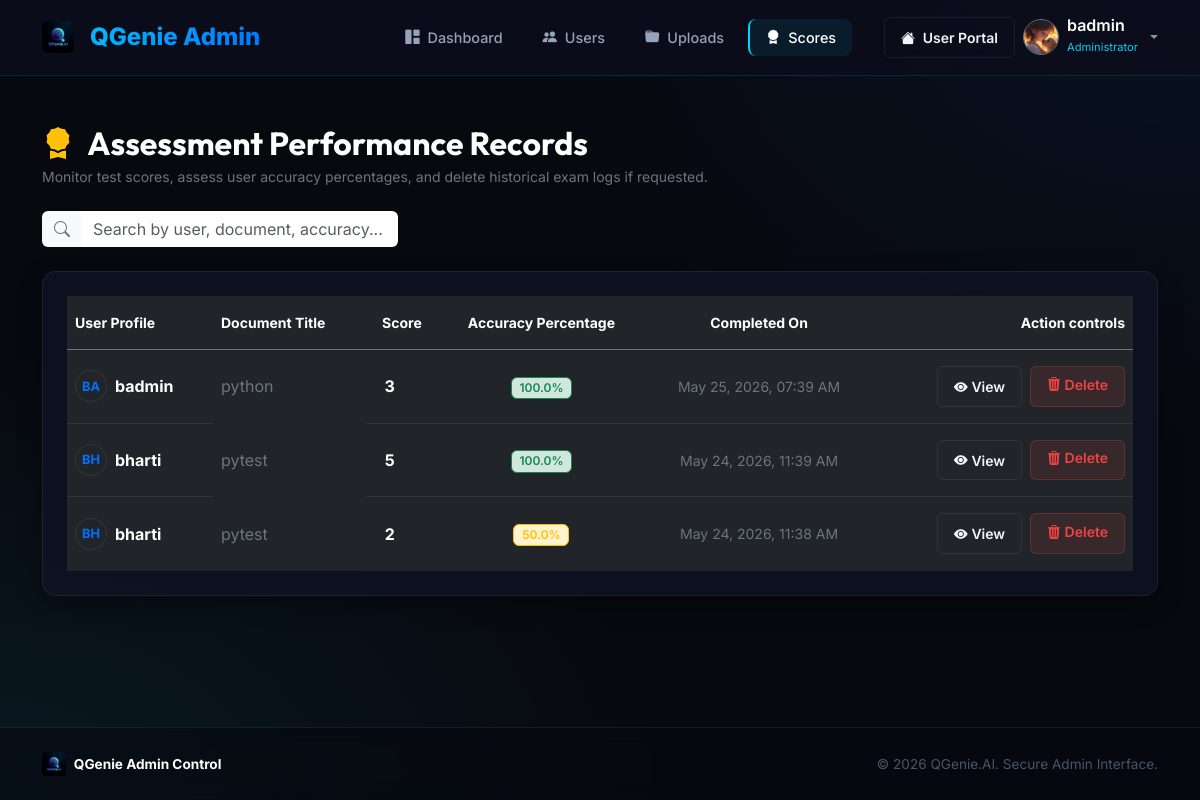
The app's page /admin-panel/results/ (signed in) with its own data.
### QGenieAIapp/models.py (models this page shows, shortened)
class UserProfile(models.Model):
    THEME_CHOICES = [
        ('indigo', 'Indigo Glow'),
        ('emerald', 'Emerald Forest'),
        ('rose', 'Rose Quartz'),
        ('amber', 'Amber Gold'),
        ('dark', 'Midnight Dark'),
    ]
    THEME_MODE_CHOICES = [
        ('light', 'Light Mode'),
        ('dark', 'Dark Mode'),
        ('night', 'Night Mode'),
    ]
    user = models.OneToOneField(User, on_delete=models.CASCADE, related_name='profile')
    avatar = models.ImageField(upload_to='avatars/', blank=True, null=True)
    theme = models.CharField(max_length=20, choices=THEME_CHOICES, default='indigo')
    theme_mode = models.CharField(max_length=20, choices=THEME_MODE_CHOICES, default='dark')

class QuizResult(models.Model):
    user = models.ForeignKey(User, on_delete=models.CASCADE, related_name='quiz_results')
    file = models.ForeignKey(UploadedFile, on_delete=models.SET_NULL, null=True, blank=True)
    score = models.IntegerField(default=0)
    total_questions = models.IntegerField(default=0)
    percentage = models.FloatField(default=0.0)
    selected_answers_json = models.TextField(blank=True, null=True)  # Stores JSON of user answers for historical view
    date_taken = models.DateTimeField(auto_now_add=True)

class UploadedFile(models.Model):
    FILE_TYPES = [
        ('PDF', 'PDF Document'),
        ('TXT', 'Plain Text File'),
    ]
    user = models.ForeignKey(User, on_delete=models.CASCADE, related_name='uploaded_files')
    file = models.FileField(upload_to='uploads/')
    title = models.CharField(max_length=255)
    file_type = models.CharField(max_length=10, choices=FILE_TYPES)
    include_answers = models.BooleanField(default=True)
    uploaded_at = models.DateTimeField(auto_now_add=True)
    summary_markdown = models.TextField(blank=True, null=True)
    detected_topic = models.CharField(max_length=100, blank=True, null=True)
    difficulty = models.CharField(max_length=20, default='medium')

### QGenieAIapp/views.py (the view)
# urls.py: path('admin-panel/results/', views.admin_manage_results_view, name='admin_manage_results'),
@login_required
def admin_manage_results_view(request):
    if not request.user.is_staff:
        messages.error(request, "Access denied. Administrative privileges required.")
        return redirect('dashboard')
    results = QuizResult.objects.all().order_by('-date_taken')
    return render(request, 'admin_panel/manage_results.html', {'results': results})

### templates/admin_panel/manage_results.html (shortened to what this page needs)
{% extends 'admin_panel/admin_base.html' %}
{% block content %}
<div class="row mb-4">
    <div class="col-12">
        <h2 class="text-white fw-bold mb-1"><i class="bi bi-award-fill text-warning me-2"></i> Assessment Performance Records</h2>
        <p class="text-secondary small mb-0">Monitor test scores, assess user accuracy percentages, and delete historical exam logs if requested.</p>
    </div>
</div>
<div class="row mb-4">
    <div class="col-md-6 col-lg-4">
        <div class="input-group">
            <span class="input-group-text bg-dark-input text-secondary border-0" style="border-top-right-radius: 0 !important; border-bottom-right-radius: 0 !important;"><i class="bi bi-search"></i></span>
            <input type="text" class="form-control bg-dark-input border-0" id="adminSearch" placeholder="Search by user, document, accuracy..." style="border-top-left-radius: 0 !important; border-bottom-left-radius: 0 !important;">
        </div>
    </div>
</div>
<div class="row">
    <div class="col-12">
        <div class="card admin-card p-4">
            <div class="table-responsive">
                <table class="table table-dark table-hover align-middle admin-table mb-0" id="searchableTable">
                    <thead>
                        <tr class="text-secondary small">
                            <th scope="col" class="border-secondary py-3">User Profile</th>
                            <th scope="col" class="border-secondary py-3">Document Title</th>
                            <th scope="col" class="border-secondary py-3 text-center">Score</th>
                            <th scope="col" class="border-secondary py-3 text-center">Accuracy Percentage</th>
                            <th scope="col" class="border-secondary py-3 text-center">Completed On</th>
                            <th scope="col" class="border-secondary py-3 text-end">Action controls</th>
                        </tr>
                    </thead>
                    <tbody>
                        {% for r in results %}
                            <tr>
                                <td class="py-3 fw-bold text-white">
                                    <div class="d-flex align-items-center gap-2">
                                        <div class="bg-dark rounded-circle d-flex align-items-center justify-content-center" style="width: 32px; height: 32px; border: 1px solid var(--border-glass); color: var(--accent-secondary); font-weight: 700; font-size: 0.8rem;">
                                            {{ r.user.username|slice:":2"|upper }}
                                        </div>
                                        <span>{{ r.user.username }}</span>
                                    </div>
                                </td>
                                <td class="py-3 text-secondary text-truncate" style="max-width: 200px;">
                                    <span title="{{ r.file.title }}">{{ r.file.title|default:"Deleted Document" }}</span>
                                </td>
                                <td class="py-3 text-center text-white font-semibold">
                                    <span class="fw-bold">{{ r.score }}</span> <span class="text-muted">/ {{ r.total_questions }}</span>
                                </td>
                                <td class="py-3 text-center">
                                    <span class="badge {% if r.percentage >= 80 %}bg-success-subtle text-success border border-success{% elif r.percentage >= 60 %}bg-info-subtle text-info border border-info{% else %}bg-warning-subtle text-warning border border-warning{% endif %} px-2.5 py-1.5 fw-semibold" style="font-size: 0.75rem;">
                                        {{ r.percentage }}%
                                    </span>
                                </td>
                                <td class="py-3 text-center text-secondary small">{{ r.date_taken|date:"M d, Y, h:i A" }}</td>
                                <td class="py-3 text-end">
                                    <div class="d-flex justify-content-end gap-2">
                                        <a href="{% url 'quiz_result' r.id %}" class="btn btn-admin-outline btn-sm py-1.5 px-3">
                                            <i class="bi bi-eye-fill"></i> View
                                        </a>
                                        <a href="{% url 'admin_delete_result' r.id %}" class="btn btn-admin-danger btn-sm py-1.5 px-3 confirm-delete" data-item="this assessment history log">
                                            <i class="bi bi-trash3-fill"></i> Delete
                                        </a>
                                    </div>
                                </td>
                            </tr>
                        {% empty %}
                            <tr>
                                <td colspan="6" class="text-center py-5 text-muted">
                                    <i class="bi bi-award fs-2 mb-2 d-block"></i> No quiz scoring attempts found on the system.
                                </td>
                            </tr>
                        {% endfor %}
                    </tbody>
                </table>
            </div>
        </div>
    </div>
</div>
{% endblock %}

### templates/admin_panel/admin_base.html (shortened to what this page needs)
{% load static %}
<!DOCTYPE html>
<html lang="en">
<head>
    <link href="https://cdn.jsdelivr.net/npm/bootstrap@5.3.0/dist/css/bootstrap.min.css" rel="stylesheet">
    <link rel="stylesheet" href="https://cdn.jsdelivr.net/npm/bootstrap-icons@1.10.5/font/bootstrap-icons.css">
    <link rel="stylesheet" href="{% static 'css/admin.css' %}">
</head>
<body>
    <nav class="navbar navbar-expand-lg navbar-dark navbar-admin">
        <div class="container">
            <a class="navbar-brand navbar-brand-admin" href="{% url 'admin_dashboard' %}">
                <img src="{% static 'img/logo.png' %}" alt="QGenie Logo" height="32" class="me-2 align-middle" style="border-radius: 6px;"> <span class="align-middle">QGenie Admin</span>
            </a>
            <div class="collapse navbar-collapse" id="adminNavbar">
                <ul class="navbar-nav ms-auto align-items-center gap-2 mt-3 mt-lg-0">
                    <li class="nav-item">
                        <a class="nav-link nav-link-admin {% if request.resolver_match.url_name == 'admin_dashboard' %}active{% endif %}" href="{% url 'admin_dashboard' %}">
                            <i class="bi bi-grid-1x2-fill me-1"></i> Dashboard
                        </a>
                    </li>
                    <li class="nav-item">
                        <a class="nav-link nav-link-admin {% if request.resolver_match.url_name == 'admin_manage_users' %}active{% endif %}" href="{% url 'admin_manage_users' %}">
                            <i class="bi bi-people-fill me-1"></i> Users
                        </a>
                    </li>
                    <li class="nav-item">
                        <a class="nav-link nav-link-admin {% if request.resolver_match.url_name == 'admin_manage_files' %}active{% endif %}" href="{% url 'admin_manage_files' %}">
                            <i class="bi bi-folder-fill me-1"></i> Uploads
                        </a>
                    </li>
                    <li class="nav-item">
                        <a class="nav-link nav-link-admin {% if request.resolver_match.url_name == 'admin_manage_results' %}active{% endif %}" href="{% url 'admin_manage_results' %}">
                            <i class="bi bi-award-fill me-1"></i> Scores
                        </a>
                    </li>
                    <li class="nav-item ms-lg-4 d-flex align-items-center gap-2">
                        <a href="{% url 'dashboard' %}" class="btn btn-admin-outline btn-sm py-1.5 px-3 d-none d-lg-inline-block" title="Return to User Portal">
                            <i class="bi bi-house-fill me-1"></i> User Portal
                        </a>
                        <div class="dropdown">
                            <a class="nav-link dropdown-toggle d-flex align-items-center gap-2 text-decoration-none" href="#" id="adminDropdown" role="button" data-bs-toggle="dropdown" aria-expanded="false" style="padding: 0;">
                                {% if request.user.profile.avatar %}
                                    <img src="{{ request.user.profile.avatar.url }}" alt="Admin Avatar" class="rounded-circle border border-secondary" style="width: 36px; height: 36px; object-fit: cover;">
                                {% endif %}
                                <div class="d-none d-lg-block">
                                    <span class="text-white d-block hover-indigo lh-1" style="font-weight: 600;">{{ request.user.username }}</span>
                                    <span class="text-info small lh-1" style="font-size: 0.7rem;">Administrator</span>
                                </div>
                            </a>
                        </div>
                    </li>
                </ul>
            </div>
        </div>
    </nav>
    <div class="container my-5 flex-grow-1">
        {% block content %}{% endblock %}
    </div>
    <footer>
        <div class="container text-center">
            <div class="d-flex flex-column flex-md-row justify-content-between align-items-center gap-3">
                <div>
                    <img src="{% static 'img/logo.png' %}" alt="QGenie Logo" height="24" class="me-1 align-middle" style="border-radius: 4px;"> <span class="text-white fw-bold align-middle">QGenie Admin Control</span>
                </div>
                <div>
                    &copy; 2026 QGenie.AI. Secure Admin Interface.
                </div>
            </div>
        </div>
    </footer>
</body>
</html>

### static/css/admin.css (style rules this page uses)
:root { --bg-color: #08090f; --bg-card: rgba(17, 20, 38, 0.7); --bg-glass: rgba(12, 14, 28, 0.85); --border-glass: rgba(255, 255, 255, 0.07); --accent-primary: #00d2ff; --accent-secondary: #0072ff; --accent-glow: rgba(0, 210, 255, 0.12); --text-primary: #f1f5f9; --text-secondary: #94a3b8; --text-muted: #475569; }
body { background-color: var(--bg-color); color: var(--text-primary); font-family: 'Inter', sans-serif; min-height: 100vh; display: flex; flex-direction: column; overflow-x: hidden; background-image: radial-gradient(at 0% 100%, rgba(0, 210, 255, 0.08) 0px, transparent 40%), radial-gradient(at 100% 0%, rgba(0, 114, 255, 0.08) 0px, transparent 40%); background-attachment: fixed; }
h1, h2, h3, h4, h5, h6, .display-font { font-family: 'Outfit', sans-serif; font-weight: 600; }
.navbar-admin { background: var(--bg-glass); backdrop-filter: blur(16px); -webkit-backdrop-filter: blur(16px); border-bottom: 1px solid rgba(0, 210, 255, 0.15); padding: 0.9rem 0; z-index: 1000; }
.navbar-brand-admin { font-size: 1.5rem; font-weight: 800; background: linear-gradient(135deg, var(--accent-primary) 0%, var(--accent-secondary) 100%); -webkit-background-clip: text; -webkit-text-fill-color: transparent; display: flex; align-items: center; gap: 0.5rem; }
.nav-link-admin { color: var(--text-secondary); font-weight: 500; font-size: 0.9rem; padding: 0.5rem 1rem !important; border-radius: 8px; transition: all 0.3s ease; }
.nav-link-admin:hover, .nav-link-admin.active { color: var(--text-primary); background: rgba(0, 210, 255, 0.08); }
.nav-link-admin.active { border-left: 2px solid var(--accent-primary); }
.admin-card { background: var(--bg-card); backdrop-filter: blur(12px); -webkit-backdrop-filter: blur(12px); border: 1px solid var(--border-glass); border-radius: 14px; box-shadow: 0 8px 25px rgba(0, 0, 0, 0.4); transition: all 0.3s cubic-bezier(0.4, 0, 0.2, 1); }
.btn-admin-outline { background: transparent; color: var(--text-primary); border: 1px solid var(--border-glass); padding: 0.55rem 1.4rem; border-radius: 6px; font-weight: 600; transition: all 0.3s ease; }
.btn-admin-danger { background: rgba(239, 68, 68, 0.1); color: #ef4444; border: 1px solid rgba(239, 68, 68, 0.25); padding: 0.4rem 1rem; border-radius: 6px; font-weight: 600; transition: all 0.3s ease; }
.admin-table { border-color: var(--border-glass) !important; }
.admin-table tbody tr { transition: all 0.2s ease; }
footer { margin-top: auto; border-top: 1px solid var(--border-glass); background: rgba(8, 9, 15, 0.6); backdrop-filter: blur(10px); padding: 1.5rem 0; color: var(--text-muted); font-size: 0.85rem; }

### records on screen
QuizResult: user.username "BA", user.username "badmin", file "python", score "3", percentage "100.0", date_taken "May 25, 2026, 07:39 AM"
QuizResult: user.username "BH", user.username "bharti", file "pytest", score "5", percentage "100.0", date_taken "May 24, 2026, 11:39 AM"
QuizResult: user.username "BH", user.username "bharti", file "pytest", score "2", percentage "50.0", date_taken "May 24, 2026, 11:38 AM"

### other values on screen
{{ request.user.username }} "badmin"
